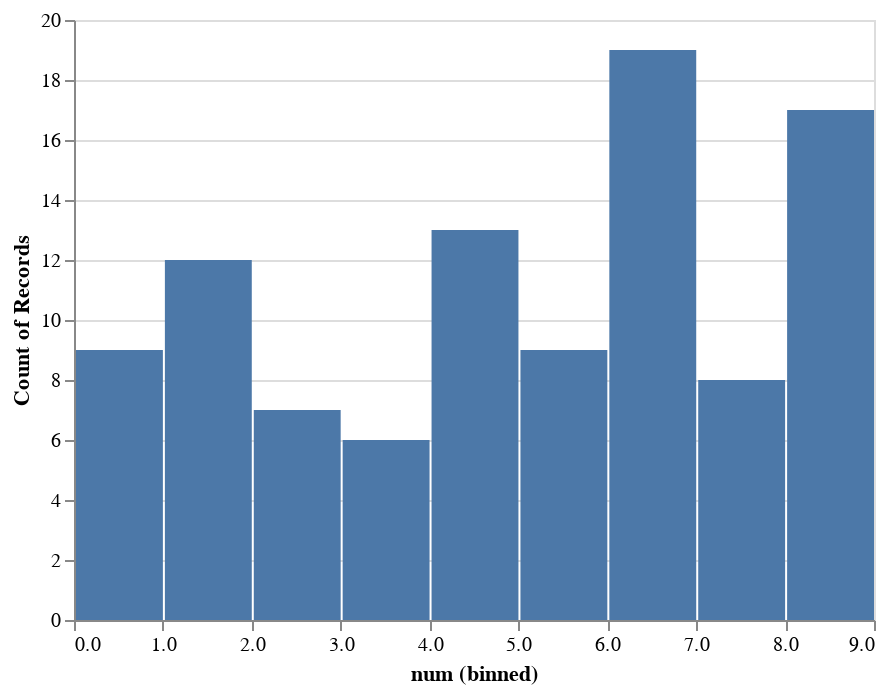

Here is the notebook cell this chart was saved with:
### Code cell
x = []
for r in range (100): x.append(random.randrange(10))
dftest = pd.DataFrame({"num": x})
alt.Chart(dftest).mark_bar().encode(
    alt.X("num:Q", bin=True),
    y='count()',
)

### Figure 1 — Vega-Lite specification as saved in the notebook (floating-point values rounded to 4 significant figures)
{"config": {"view": {"continuousWidth": 400, "continuousHeight": 300}}, "data": {"name": "data-c4757acb0494f3f93343f8551689d989"}, "mark": "bar", "encoding": {"x": {"bin": true, "field": "num", "type": "quantitative"}, "y": {"aggregate": "count", "type": "quantitative"}}, "$schema": "https://vega.github.io/schema/vega-lite/v4.17.0.json", "datasets": {"data-c4757acb0494f3f93343f8551689d989": [{"num": 5}, {"num": 8}, {"num": 1}, {"num": 0}, {"num": 8}, {"num": 0}, {"num": 9}, {"num": 7}, {"num": 1}, {"num": 8}, {"num": 5}, {"num": 7}, {"num": 7}, {"num": 0}, {"num": 3}, {"num": 3}, {"num": 1}, {"num": 6}, {"num": 7}, {"num": 4}, {"num": 3}, {"num": 6}, {"num": 4}, {"num": 6}, {"num": 6}, {"num": 4}, {"num": 5}, {"num": 6}, {"num": 0}, {"num": 2}, {"num": 1}, {"num": 8}, {"num": 4}, {"num": 2}, {"num": 4}, {"num": 5}, {"num": 6}, {"num": 1}, {"num": 4}, {"num": 6}, {"num": 9}, {"num": 8}, {"num": 5}, {"num": 9}, {"num": 6}, {"num": 0}, {"num": 1}, {"num": 4}, {"num": 8}, {"num": 6}, {"num": 3}, {"num": 7}, {"num": 6}, {"num": 7}, {"num": 1}, {"num": 6}, {"num": 5}, {"num": 6}, {"num": 8}, {"num": 3}, {"num": 6}, {"num": 0}, {"num": 4}, {"num": 4}, {"num": 1}, {"num": 0}, {"num": 1}, {"num": 2}, {"num": 9}, {"num": 0}, {"num": 9}, {"num": 5}, {"num": 6}, {"num": 7}, {"num": 6}, {"num": 6}, {"num": 5}, {"num": 2}, {"num": 8}, {"num": 8}, {"num": 1}, {"num": 6}, {"num": 1}, {"num": 4}, {"num": 5}, {"num": 9}, {"num": 8}, {"num": 4}, {"num": 8}, {"num": 4}, {"num": 0}, {"num": 2}, {"num": 3}, {"num": 1}, {"num": 2}, {"num": 4}, {"num": 6}, {"num": 6}, {"num": 7}, {"num": 2}]}}
